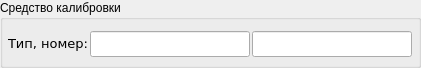
  <widget class="QGroupBox" name="groupBox_s_calibration">
   <property name="geometry">
    <rect>
     <x>15</x>
     <y>45</y>
     <width>421</width>
     <height>68</height>
    </rect>
   </property>
   <property name="autoFillBackground">
    <bool>false</bool>
   </property>
   <property name="styleSheet">
    <string notr="true"/>
   </property>
   <property name="inputMethodHints">
    <set>Qt::ImhNone</set>
   </property>
   <property name="title">
    <string>Средство калибровки</string>
   </property>
   <widget class="QLabel" name="label_s_calibr_name">
    <property name="geometry">
     <rect>
      <x>8</x>
      <y>35</y>
      <width>80</width>
      <height>16</height>
     </rect>
    </property>
    <property name="font">
     <font>
      <family>DejaVu Sans</family>
      <pointsize>10</pointsize>
      <weight>50</weight>
      <italic>false</italic>
      <bold>false</bold>
      <kerning>true</kerning>
     </font>
    </property>
    <property name="text">
     <string>Тип, номер:</string>
    </property>
    <property name="alignment">
     <set>Qt::AlignRight|Qt::AlignTrailing|Qt::AlignVCenter</set>
    </property>
   </widget>
   <widget class="QLineEdit" name="s_calibr_type">
    <property name="geometry">
     <rect>
      <x>90</x>
      <y>31</y>
      <width>160</width>
      <height>26</height>
     </rect>
    </property>
    <property name="font">
     <font>
      <family>Segoe UI</family>
      <pointsize>11</pointsize>
      <weight>50</weight>
      <italic>false</italic>
      <bold>false</bold>
     </font>
    </property>
    <property name="whatsThis">
     <string>&lt;html&gt;&lt;head/&gt;&lt;body&gt;&lt;p&gt;Тип калибратора(модель)&lt;/p&gt;&lt;/body&gt;&lt;/html&gt;</string>
    </property>
    <property name="maxLength">
     <number>100</number>
    </property>
    <property name="alignment">
     <set>Qt::AlignCenter</set>
    </property>
   </widget>
   <widget class="QLineEdit" name="s_calibr_number">
    <property name="geometry">
     <rect>
      <x>252</x>
      <y>31</y>
      <width>160</width>
      <height>26</height>
     </rect>
    </property>
    <property name="font">
     <font>
      <family>Segoe UI</family>
      <pointsize>11</pointsize>
      <weight>50</weight>
      <italic>false</italic>
      <bold>false</bold>
     </font>
    </property>
    <property name="whatsThis">
     <string>&lt;html&gt;&lt;head/&gt;&lt;body&gt;&lt;p&gt;Номер калибратора&lt;/p&gt;&lt;/body&gt;&lt;/html&gt;</string>
    </property>
    <property name="maxLength">
     <number>100</number>
    </property>
    <property name="alignment">
     <set>Qt::AlignCenter</set>
    </property>
   </widget>
  </widget>
